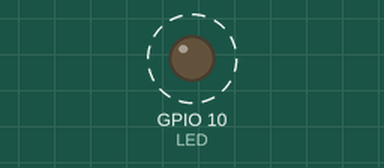
This sketch was run on a simulated ESP32-S3. Shown: output pins drawn as LEDs (lit = HIGH). Dashed ring = blinking. What the sketch prints to the serial monitor is not drawn.

Above: at 0.2 s.
Timing chart, 0 to 3.0 s (numbered marks = the images above):
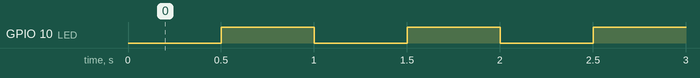

Measured:
- by itself, GPIO 10 (LED): alternates HIGH for 0.50 s and LOW for 0.50 s

The sketch:

TimetInterrupt.ino
```cpp
#define LED 10

hw_timer_t * timer = NULL; //timer 初期化

bool flag = true;

//タイマー割込みサービスルーチン
void IRAM_ATTR LED_Blink() {

  if(flag == true){
    Serial.println("Timer  ON");
    digitalWrite(LED,HIGH);
    flag = false;
  } else {
    Serial.println("Timer OFF");
    digitalWrite(LED,LOW);
    flag = true;
  }
}

void setup() {
  Serial.begin(115200);

  pinMode(LED,OUTPUT);
  digitalWrite(LED,LOW);

  timer = timerBegin(0, 80, true); //timer=1us
  timerAttachInterrupt(timer, &LED_Blink, true); //タイマー割込みに使う関数を登録
  timerAlarmWrite(timer, 500000, true); // タイマー割込み時間の設定us単位 500ms
  timerAlarmEnable(timer);
}

void loop() {
  delay(10);
}
```
